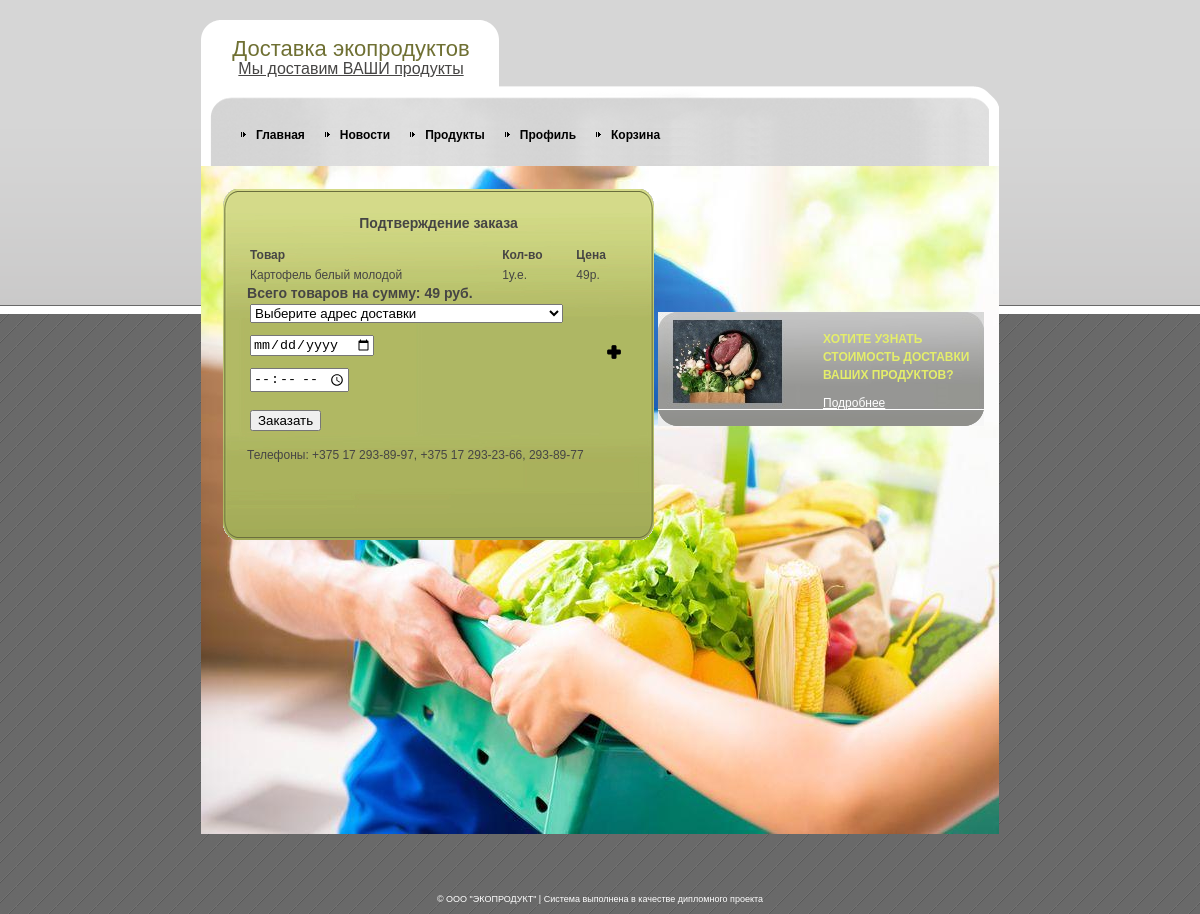
Before: /order.php (signed in) with the older database file.
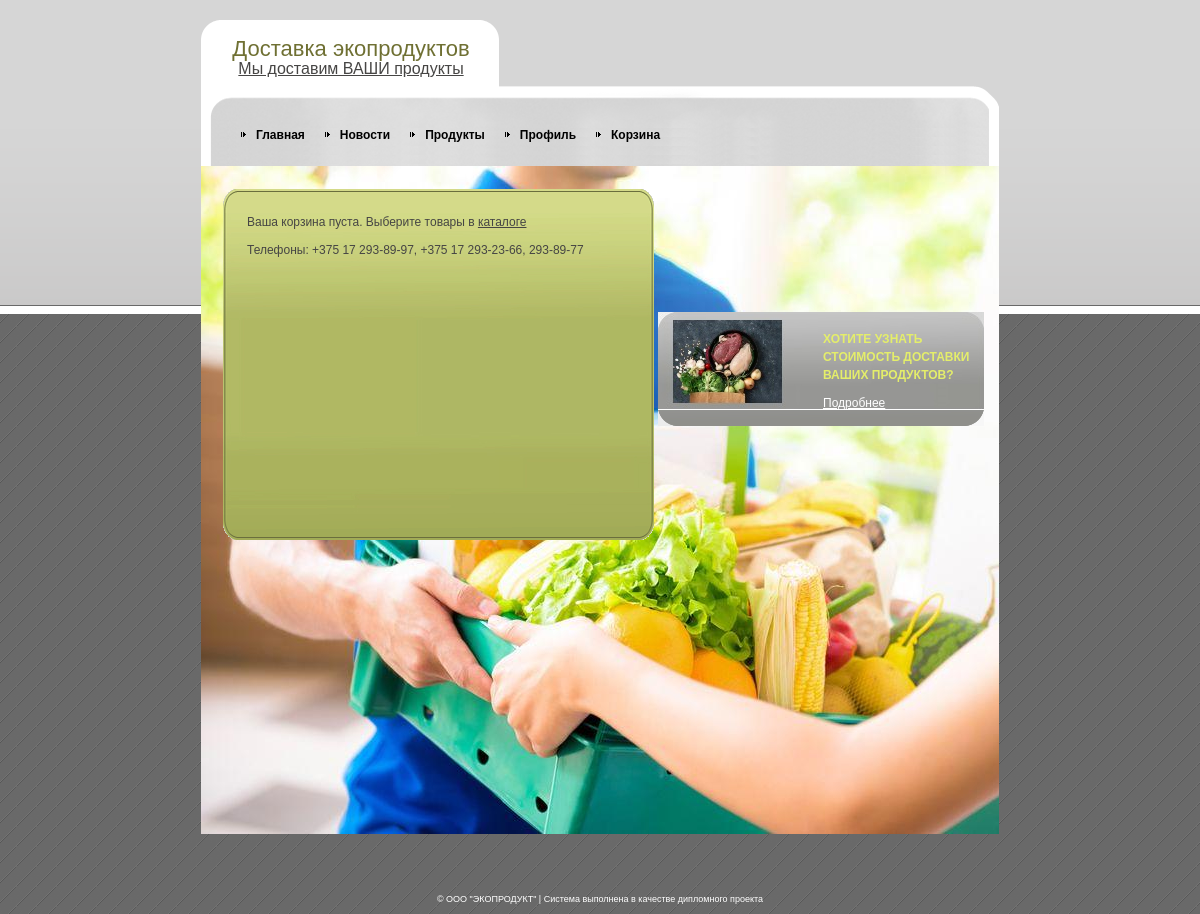
After: the same page with the newer database file.
### tables this page shows
CREATE TABLE IF NOT EXISTS `basket` (
  `id` int(11) NOT NULL AUTO_INCREMENT,
  `id_customer` int(11) NOT NULL,
  `id_catalog` int(11) NOT NULL,
  `quantity` float NOT NULL,
  `datetime` datetime NOT NULL,
  PRIMARY KEY (`id`),
  KEY `id` (`id`),
  KEY `catalogid` (`id_catalog`),
  KEY `id_customer` (`id_customer`)
);

CREATE TABLE IF NOT EXISTS `catalog` (
  `id` int(11) NOT NULL AUTO_INCREMENT,
  `typeid` int(11) NOT NULL,
  `article` varchar(15) NOT NULL,
  `name` varchar(150) NOT NULL,
  `note` varchar(500) NOT NULL,
  `amount` int(11) NOT NULL,
  `price` float NOT NULL,
  `discount` int(11) NOT NULL,
  PRIMARY KEY (`id`),
  KEY `id` (`id`),
  KEY `typeid` (`typeid`)
);

### order.php (the view, shortened to what this page needs)
<?php
require "lib_db.php";
$addresses = getCustomerAddresses($_SESSION["id"]);
?>
<!DOCTYPE html PUBLIC "-//W3C//DTD XHTML 1.0 Strict//EN" "http://www.w3.org/TR/xhtml1/DTD/xhtml1-strict.dtd">
<html xmlns="http://www.w3.org/1999/xhtml" xml:lang="en" lang="en">
<head>
<link rel="stylesheet" href="style.css" type="text/css" charset="utf-8" />
</head>
<body>
<div id="outer">
  <div id="wrapper">
    <div id="body-bot">
      <div id="body-top">
        <div id="logo">
          <h1>Доставка экопродуктов</h1>
          <p><a href="adminform.php" target="_parent">Мы доставим ВАШИ продукты</a></p>
        </div>
        <div id="nav">
          <ul>
          </ul>
        </div>
        <div id="gbox">
          <div id="gbox-top"> </div>
          <div id="gbox-bg">
            <div id="gbox-grd">
                <?php
                $basket = myBasket();
                if (empty($basket))
                {
                    echo "Ваша корзина пуста. Выберите товары в <a href='product.php'>каталоге</a>";
                }
                else
                {?>
                <h3 align='center'>Подтверждение заказа</h3><br>
                <table border="0" cellpadding="3" cellspacing="0" width="100%">
                    <tr>
                        <td><h4>Товар</h4></td>
                        <td><h4>Кол-во</h4></td>
                        <td><h4>Цена</h4></td>
                    </tr>
                    <?
                    $goods = myBasket();
                    $sum = 0;
                    foreach($goods as $item)
                    {
                        ?>
                        <tr>
                            <td><?=$item["name"]?></td>
                            <td><?=$item["quantity"]?>у.е.</td>
                            <td><?=$item["price"]?>р.</td>
                        </tr>
                        <?
                        $sum += $item["price"]*$item["quantity"];
                    }
                    ?>
                </table>
                <h3>Всего товаров на сумму: <?=$sum?> руб. </h3>
                <table border="0" cellpadding="3" cellspacing="0" width="100%">
                    <tr>
                        <td>
                            <form id="SAVE_ORDER" action='save_order.php' method='POST'>
                                <select name='id_address' size='1' style='width:313px;'>
                                    <?
                                    $items = "<option value='vse'>Выберите адрес доставки</option>";
                                    foreach($addresses as $address)
                                    {
                                        $items .= "<option value='".$address['id']."'>".$address["address"]."</option>";
                                    }
                                    echo $items;
                                    ?>
                                </select>
                                <p><input type="date" name="delivery_date"></p>
                                <p><input type="time" name="delivery_time"></p>
                            </form>
                        <td>
                            <a href="add_address.php"><img height="20" src="images/logos/add.png" alt="add"/></a>
                        </td>
                    </tr>
                    <tr><td><input type='submit' value='Заказать' form="SAVE_ORDER"></td><td></td></tr>
                </table>
                <?}?>
              <div class="clear"><br> Телефоны: +375 17 293-89-97, +375 17 293-23-66, 293-89-77</div>
            </div>
          </div>
          <div id="gbox-bot"> </div>
        </div>
        <div id="greybox">
          <div id="greybox-bot">
            <div id="greybox-top">
              <h2>ХОТИТЕ УЗНАТЬ СТОИМОСТЬ ДОСТАВКИ ВАШИХ ПРОДУКТОВ? </h2>
              <p><a href="calc.php">Подробнее</a></p>
            </div>
          </div>
        </div>
      </div>
    </div>
  </div>
</div>
<div id="copyright"> &copy; ООО "ЭКОПРОДУКТ" | Система выполнена в качестве дипломного проекта</div>
</body>
</html>

Changed rows visible on the page:
removed basket: id_catalog.name "Картофель белый молодой", quantity "1", id_catalog.price "49"
Other visible differences:
$sum: "49" → (not shown)
form field id_address: "Выберите адрес доставки" → (not shown)
form field value: "Заказать" → (not shown)
text no longer shown: "Подтверждение заказа Товар Кол-во Цена Всего товаров на сумму: руб."
text now shown: "Ваша корзина пуста. Выберите товары в каталоге"
